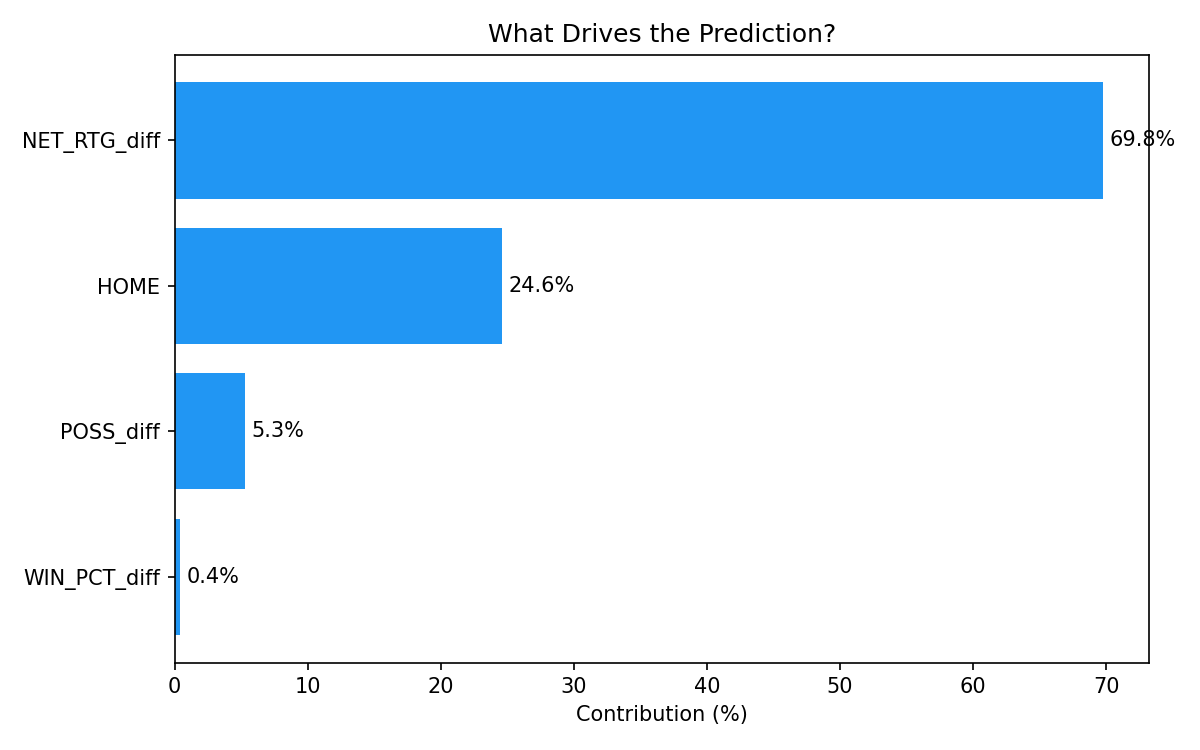

The script that saved this image:
import pickle
import matplotlib.pyplot as plt
import numpy as np

with open('model.pkl', 'rb') as f:
    model = pickle.load(f)

feature_names = ['NET_RTG_diff', 'WIN_PCT_diff', 'HOME', 'POSS_diff']
weights = model.coef_[0]

# Sort by absolute importance
indices = np.argsort(np.abs(weights))[::-1]
sorted_names = [feature_names[i] for i in indices]
sorted_weights = [weights[i] for i in indices]

# Calculate percentage contribution
total = sum(abs(w) for w in sorted_weights)
percentages = [abs(w) / total * 100 for w in sorted_weights]

plt.figure(figsize=(8, 5))
bars = plt.barh(sorted_names[::-1], percentages[::-1], color='#2196F3')
plt.xlabel('Contribution (%)')
plt.title('What Drives the Prediction?')

# Add percentage labels on bars
for bar, pct in zip(bars, percentages[::-1]):
    plt.text(bar.get_width() + 0.5, bar.get_y() + bar.get_height()/2,
             f'{pct:.1f}%', va='center')

plt.tight_layout()
plt.savefig('feature_importance.png', dpi=150)
print("Saved to feature_importance.png")

# Print raw weights too
print("\nRaw model weights:")
for name, weight in zip(sorted_names, sorted_weights):
    print(f"  {name}: {weight:+.4f}")
